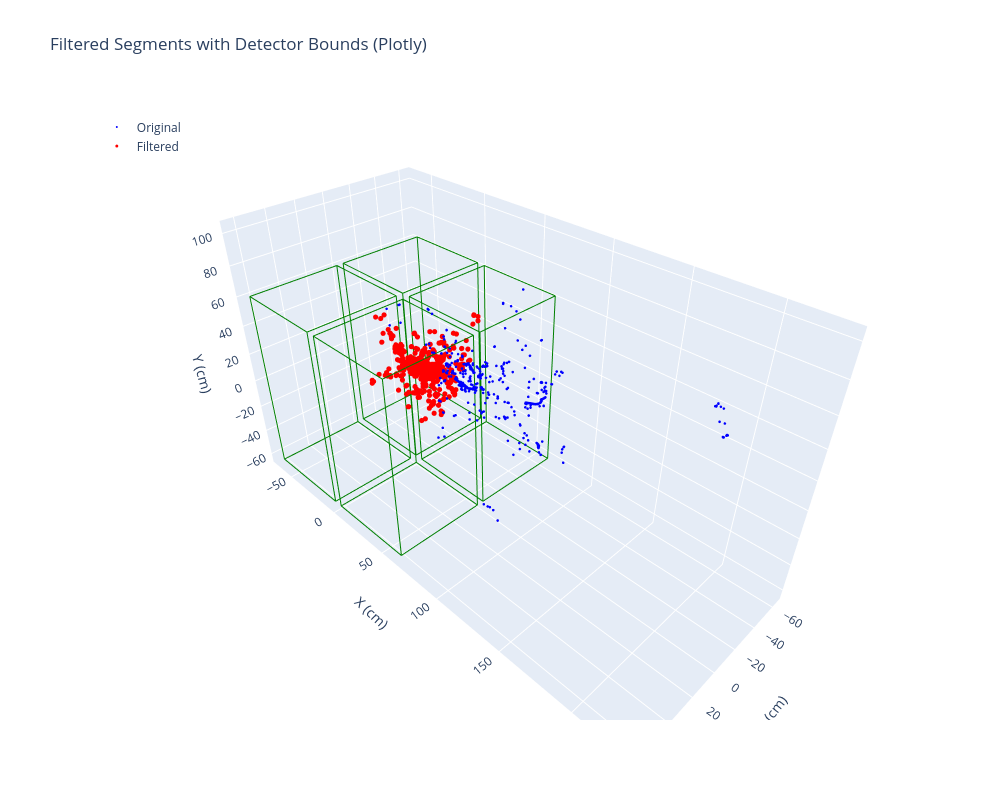

The notebook cell saved with this chart:
### Code cell
import plotly.graph_objects as go
import numpy as np

def plot_segments_with_bounds_plotly(segments, filtered_segments, det_bounds):
    fig = go.Figure()

    # Original segments (blue)
    fig.add_trace(go.Scatter3d(
        x=segments['z'], y=segments['x'], z=segments['y'],
        mode='markers',
        marker=dict(size=1.5, color='blue'),
        name='Original'
    ))

    # Filtered segments (red)
    fig.add_trace(go.Scatter3d(
        x=filtered_segments['z'], y=filtered_segments['x'], z=filtered_segments['y'],
        mode='markers',
        marker=dict(size=3, color='red'),
        name='Filtered'
    ))

    # Detector bounds as wireframe boxes
    for bounds in det_bounds:
        x_min, y_min, z_min = bounds[0]
        x_max, y_max, z_max = bounds[1]

        # Vertices of the box
        x = [x_min, x_max]
        y = [y_min, y_max]
        z = [z_min, z_max]

        # 8 corners of the box
        corners = np.array([[z_min, x_min, y_min],
                            [z_min, x_min, y_max],
                            [z_min, x_max, y_min],
                            [z_min, x_max, y_max],
                            [z_max, x_min, y_min],
                            [z_max, x_min, y_max],
                            [z_max, x_max, y_min],
                            [z_max, x_max, y_max]])

        # List of 12 edges (pairs of corners)
        edge_indices = [
            (0,1), (0,2), (0,4), (1,3), (1,5), (2,3),
            (2,6), (3,7), (4,5), (4,6), (5,7), (6,7)
        ]

        for i, j in edge_indices:
            zi, xi, yi = corners[i]
            zj, xj, yj = corners[j]
            fig.add_trace(go.Scatter3d(
                x=[zi, zj], y=[xi, xj], z=[yi, yj],
                mode='lines',
                line=dict(color='green', width=2),
                showlegend=False
            ))

    # Layout settings
    fig.update_layout(
        scene=dict(
            xaxis_title='Z (cm)',
            yaxis_title='X (cm)',
            zaxis_title='Y (cm)',
            aspectmode='data'
        ),
        title="Filtered Segments with Detector Bounds (Plotly)",
        legend=dict(x=0.02, y=0.98),
        width=1000,  # Width in pixels
        height=800   # Height in pixels
    )

    fig.show()

plot_segments_with_bounds_plotly(all_segments, filtered_segments, det_bounds_2x2)

### Figure 1 — Plotly figure (JSON) as saved in the notebook; plotly's stock layout.template omitted (floating-point values rounded to 4 significant figures; data arrays with more than 128 entries replaced by an {"elided": "..."} marker saying what was removed)
{"data": [{"marker": {"color": "blue", "size": 1.5}, "mode": "markers", "name": "Original", "type": "scatter3d", "x": {"elided": "21753 float values"}, "y": {"elided": "21753 float values"}, "z": {"elided": "21753 float values"}}, {"marker": {"color": "red", "size": 3}, "mode": "markers", "name": "Filtered", "type": "scatter3d", "x": {"elided": "13794 float values"}, "y": {"elided": "13794 float values"}, "z": {"elided": "13794 float values"}}, {"line": {"color": "green", "width": 2}, "mode": "lines", "showlegend": false, "type": "scatter3d", "x": [2.462, 2.462], "y": [3.069, 3.069], "z": [-62.08, 62.08]}, {"line": {"color": "green", "width": 2}, "mode": "lines", "showlegend": false, "type": "scatter3d", "x": [2.462, 2.462], "y": [3.069, 63.93], "z": [-62.08, -62.08]}, {"line": {"color": "green", "width": 2}, "mode": "lines", "showlegend": false, "type": "scatter3d", "x": [2.462, 64.54], "y": [3.069, 3.069], "z": [-62.08, -62.08]}, {"line": {"color": "green", "width": 2}, "mode": "lines", "showlegend": false, "type": "scatter3d", "x": [2.462, 2.462], "y": [3.069, 63.93], "z": [62.08, 62.08]}, {"line": {"color": "green", "width": 2}, "mode": "lines", "showlegend": false, "type": "scatter3d", "x": [2.462, 64.54], "y": [3.069, 3.069], "z": [62.08, 62.08]}, {"line": {"color": "green", "width": 2}, "mode": "lines", "showlegend": false, "type": "scatter3d", "x": [2.462, 2.462], "y": [63.93, 63.93], "z": [-62.08, 62.08]}, {"line": {"color": "green", "width": 2}, "mode": "lines", "showlegend": false, "type": "scatter3d", "x": [2.462, 64.54], "y": [63.93, 63.93], "z": [-62.08, -62.08]}, {"line": {"color": "green", "width": 2}, "mode": "lines", "showlegend": false, "type": "scatter3d", "x": [2.462, 64.54], "y": [63.93, 63.93], "z": [62.08, 62.08]}, {"line": {"color": "green", "width": 2}, "mode": "lines", "showlegend": false, "type": "scatter3d", "x": [64.54, 64.54], "y": [3.069, 3.069], "z": [-62.08, 62.08]}, {"line": {"color": "green", "width": 2}, "mode": "lines", "showlegend": false, "type": "scatter3d", "x": [64.54, 64.54], "y": [3.069, 63.93], "z": [-62.08, -62.08]}, {"line": {"color": "green", "width": 2}, "mode": "lines", "showlegend": false, "type": "scatter3d", "x": [64.54, 64.54], "y": [3.069, 63.93], "z": [62.08, 62.08]}, {"line": {"color": "green", "width": 2}, "mode": "lines", "showlegend": false, "type": "scatter3d", "x": [64.54, 64.54], "y": [63.93, 63.93], "z": [-62.08, 62.08]}, {"line": {"color": "green", "width": 2}, "mode": "lines", "showlegend": false, "type": "scatter3d", "x": [-64.54, -64.54], "y": [3.069, 3.069], "z": [-62.08, 62.08]}, {"line": {"color": "green", "width": 2}, "mode": "lines", "showlegend": false, "type": "scatter3d", "x": [-64.54, -64.54], "y": [3.069, 63.93], "z": [-62.08, -62.08]}, {"line": {"color": "green", "width": 2}, "mode": "lines", "showlegend": false, "type": "scatter3d", "x": [-64.54, -2.462], "y": [3.069, 3.069], "z": [-62.08, -62.08]}, {"line": {"color": "green", "width": 2}, "mode": "lines", "showlegend": false, "type": "scatter3d", "x": [-64.54, -64.54], "y": [3.069, 63.93], "z": [62.08, 62.08]}, {"line": {"color": "green", "width": 2}, "mode": "lines", "showlegend": false, "type": "scatter3d", "x": [-64.54, -2.462], "y": [3.069, 3.069], "z": [62.08, 62.08]}, {"line": {"color": "green", "width": 2}, "mode": "lines", "showlegend": false, "type": "scatter3d", "x": [-64.54, -64.54], "y": [63.93, 63.93], "z": [-62.08, 62.08]}, {"line": {"color": "green", "width": 2}, "mode": "lines", "showlegend": false, "type": "scatter3d", "x": [-64.54, -2.462], "y": [63.93, 63.93], "z": [-62.08, -62.08]}, {"line": {"color": "green", "width": 2}, "mode": "lines", "showlegend": false, "type": "scatter3d", "x": [-64.54, -2.462], "y": [63.93, 63.93], "z": [62.08, 62.08]}, {"line": {"color": "green", "width": 2}, "mode": "lines", "showlegend": false, "type": "scatter3d", "x": [-2.462, -2.462], "y": [3.069, 3.069], "z": [-62.08, 62.08]}, {"line": {"color": "green", "width": 2}, "mode": "lines", "showlegend": false, "type": "scatter3d", "x": [-2.462, -2.462], "y": [3.069, 63.93], "z": [-62.08, -62.08]}, {"line": {"color": "green", "width": 2}, "mode": "lines", "showlegend": false, "type": "scatter3d", "x": [-2.462, -2.462], "y": [3.069, 63.93], "z": [62.08, 62.08]}, {"line": {"color": "green", "width": 2}, "mode": "lines", "showlegend": false, "type": "scatter3d", "x": [-2.462, -2.462], "y": [63.93, 63.93], "z": [-62.08, 62.08]}, {"line": {"color": "green", "width": 2}, "mode": "lines", "showlegend": false, "type": "scatter3d", "x": [2.462, 2.462], "y": [-63.93, -63.93], "z": [-62.08, 62.08]}, {"line": {"color": "green", "width": 2}, "mode": "lines", "showlegend": false, "type": "scatter3d", "x": [2.462, 2.462], "y": [-63.93, -3.069], "z": [-62.08, -62.08]}, {"line": {"color": "green", "width": 2}, "mode": "lines", "showlegend": false, "type": "scatter3d", "x": [2.462, 64.54], "y": [-63.93, -63.93], "z": [-62.08, -62.08]}, {"line": {"color": "green", "width": 2}, "mode": "lines", "showlegend": false, "type": "scatter3d", "x": [2.462, 2.462], "y": [-63.93, -3.069], "z": [62.08, 62.08]}, {"line": {"color": "green", "width": 2}, "mode": "lines", "showlegend": false, "type": "scatter3d", "x": [2.462, 64.54], "y": [-63.93, -63.93], "z": [62.08, 62.08]}, {"line": {"color": "green", "width": 2}, "mode": "lines", "showlegend": false, "type": "scatter3d", "x": [2.462, 2.462], "y": [-3.069, -3.069], "z": [-62.08, 62.08]}, {"line": {"color": "green", "width": 2}, "mode": "lines", "showlegend": false, "type": "scatter3d", "x": [2.462, 64.54], "y": [-3.069, -3.069], "z": [-62.08, -62.08]}, {"line": {"color": "green", "width": 2}, "mode": "lines", "showlegend": false, "type": "scatter3d", "x": [2.462, 64.54], "y": [-3.069, -3.069], "z": [62.08, 62.08]}, {"line": {"color": "green", "width": 2}, "mode": "lines", "showlegend": false, "type": "scatter3d", "x": [64.54, 64.54], "y": [-63.93, -63.93], "z": [-62.08, 62.08]}, {"line": {"color": "green", "width": 2}, "mode": "lines", "showlegend": false, "type": "scatter3d", "x": [64.54, 64.54], "y": [-63.93, -3.069], "z": [-62.08, -62.08]}, {"line": {"color": "green", "width": 2}, "mode": "lines", "showlegend": false, "type": "scatter3d", "x": [64.54, 64.54], "y": [-63.93, -3.069], "z": [62.08, 62.08]}, {"line": {"color": "green", "width": 2}, "mode": "lines", "showlegend": false, "type": "scatter3d", "x": [64.54, 64.54], "y": [-3.069, -3.069], "z": [-62.08, 62.08]}, {"line": {"color": "green", "width": 2}, "mode": "lines", "showlegend": false, "type": "scatter3d", "x": [-64.54, -64.54], "y": [-63.93, -63.93], "z": [-62.08, 62.08]}, {"line": {"color": "green", "width": 2}, "mode": "lines", "showlegend": false, "type": "scatter3d", "x": [-64.54, -64.54], "y": [-63.93, -3.069], "z": [-62.08, -62.08]}, {"line": {"color": "green", "width": 2}, "mode": "lines", "showlegend": false, "type": "scatter3d", "x": [-64.54, -2.462], "y": [-63.93, -63.93], "z": [-62.08, -62.08]}, {"line": {"color": "green", "width": 2}, "mode": "lines", "showlegend": false, "type": "scatter3d", "x": [-64.54, -64.54], "y": [-63.93, -3.069], "z": [62.08, 62.08]}, {"line": {"color": "green", "width": 2}, "mode": "lines", "showlegend": false, "type": "scatter3d", "x": [-64.54, -2.462], "y": [-63.93, -63.93], "z": [62.08, 62.08]}, {"line": {"color": "green", "width": 2}, "mode": "lines", "showlegend": false, "type": "scatter3d", "x": [-64.54, -64.54], "y": [-3.069, -3.069], "z": [-62.08, 62.08]}, {"line": {"color": "green", "width": 2}, "mode": "lines", "showlegend": false, "type": "scatter3d", "x": [-64.54, -2.462], "y": [-3.069, -3.069], "z": [-62.08, -62.08]}, {"line": {"color": "green", "width": 2}, "mode": "lines", "showlegend": false, "type": "scatter3d", "x": [-64.54, -2.462], "y": [-3.069, -3.069], "z": [62.08, 62.08]}, {"line": {"color": "green", "width": 2}, "mode": "lines", "showlegend": false, "type": "scatter3d", "x": [-2.462, -2.462], "y": [-63.93, -63.93], "z": [-62.08, 62.08]}, {"line": {"color": "green", "width": 2}, "mode": "lines", "showlegend": false, "type": "scatter3d", "x": [-2.462, -2.462], "y": [-63.93, -3.069], "z": [-62.08, -62.08]}, {"line": {"color": "green", "width": 2}, "mode": "lines", "showlegend": false, "type": "scatter3d", "x": [-2.462, -2.462], "y": [-63.93, -3.069], "z": [62.08, 62.08]}, {"line": {"color": "green", "width": 2}, "mode": "lines", "showlegend": false, "type": "scatter3d", "x": [-2.462, -2.462], "y": [-3.069, -3.069], "z": [-62.08, 62.08]}], "layout": {"height": 800, "legend": {"x": 0.02, "y": 0.98}, "scene": {"aspectmode": "data", "xaxis": {"title": {"text": "Z (cm)"}}, "yaxis": {"title": {"text": "X (cm)"}}, "zaxis": {"title": {"text": "Y (cm)"}}}, "title": {"text": "Filtered Segments with Detector Bounds (Plotly)"}, "width": 1000}}
